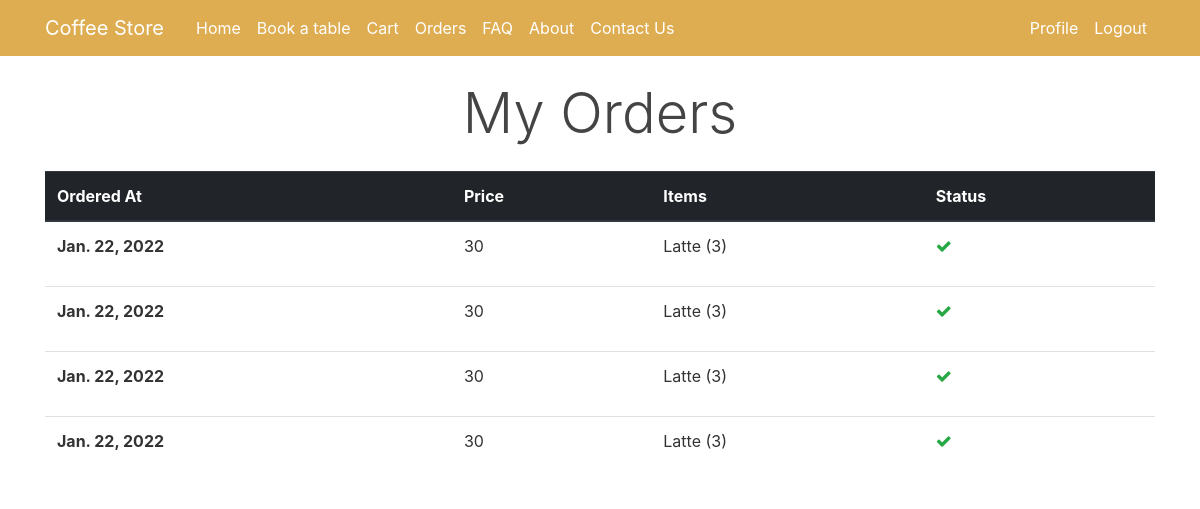
Page /store/my-orders/ (signed in) on the committed database.
### coffee_app/models.py (models this page shows, shortened)
class Order(models.Model):
    STATUS_CHOICES=(
        ('p', 'Order Placed'),
        ('c', 'Completed'),
    )
    customer = models.ForeignKey(User, on_delete=models.CASCADE, related_name="orders")
    items = models.ManyToManyField(OrderItem, related_name="orders")
    price = models.IntegerField(default=0)
    date = models.DateTimeField(auto_now_add=True)
    status = models.CharField(choices=STATUS_CHOICES, max_length=50, default='p')

class OrderItem(models.Model):
    item = models.ForeignKey(Coffee, on_delete=models.CASCADE, related_name="order_items")
    price = models.IntegerField(default=0)
    quantity = models.IntegerField(default=1)
    date = models.DateTimeField(auto_now_add=True)

class Coffee(models.Model):
    STATUS_CHOICES=(
        ('in_s', 'In stock'),
        ('out_s', 'Out of stock'),
    )
    name = models.CharField(max_length=60)
    price = models.IntegerField(default=0)
    image = models.ImageField(upload_to='uploads/coffee/')
    age_limit = models.BooleanField(default=False)
    days_available = models.ManyToManyField(WeekDays, related_name="available_coffees")
    available_from = models.TimeField(auto_now_add=False, blank=True, null=True, default=None)
    available_to = models.TimeField(auto_now_add=False, blank=True, null=True, default=None)
    type = models.ForeignKey(CoffeeType, on_delete=models.CASCADE, default=1)
    description = models.TextField(blank=True, null=True)
    status = models.CharField(choices=STATUS_CHOICES, max_length=50, default='in_s')
    updated_at = models.DateTimeField(auto_now=True)
    created_at = models.DateTimeField(auto_now_add=True)

### store/views.py (the view)
# urls.py: path('my-orders/', views.MyOrders.as_view(), name='MyOrders'),
class MyOrders(View):
    def get(self, request):
        try:
            orders = request.user.orders.all().order_by("-date")
        except:
            orders = None
        context = {"orders": orders}
        return render(request, "store/my-orders.html", context)

### coffee_app/templatetags/custom_tags.py (called while the page is built)
@register.filter(name='has_group')
def has_group(user, group_name):
    return user.groups.filter(name=group_name).exists()

### templates/store/my-orders.html
{% extends "base.html" %}
{% load custom_tags %}
{% block footer %}
    <section class="container">
        <h1 class="display-4 text-center mb-4">My Orders</h1>
        <div class="row" style="max-height: 80vh; overflow-y: scroll;">
            <div class="col">
                <table class="table">
                    <thead class="thead-dark">
                    <tr>
                        <th scope="col">Ordered At</th>
                        <th scope="col">Price</th>
                        <th scope="col">Items</th>
                        <th scope="col">Status</th>
                    </tr>
                    </thead>
                    <tbody>
                        {% for order in orders %}
                        <tr>
                            <th scope="row">{{order.date.date}}</th>
                            <td>
                                <p>{{order.price}}</p>
                            </td>
                            <td>
                                {% for item in order.items.all %}
                                    <p>
                                        {{item.item.name}} ({{item.quantity}})
                                    </p>
                                {% endfor %}
                            </td>
                            <td>
                                {% if order.status %}
                                    <i class="fa fa-check text-success" aria-hidden="true"></i>
                                {% else %}
                                    <i class="fa fa-times text-danger" aria-hidden="true"></i>
                                {% endif %}
                            </td>
                        </tr>
                        {% endfor %}
                    </tbody>
                </table>
            </div>
        </div>
    </section>
{% endblock %}

### static/css/main.css (style rules this page uses)
body { background: #ffffff; color: #333333; margin-top: 5rem; }
h1, h2, h3, h4, h5, h6 { color: #444444; }

### rows in the picture
Order: date "Jan. 22, 2022", price "30"
OrderItem: item.name "Latte", quantity "3"
Order: date "Jan. 22, 2022", price "30"
OrderItem: item.name "Latte", quantity "3"
Order: date "Jan. 22, 2022", price "30"
OrderItem: item.name "Latte", quantity "3"
Order: date "Jan. 22, 2022", price "30"
OrderItem: item.name "Latte", quantity "3"
